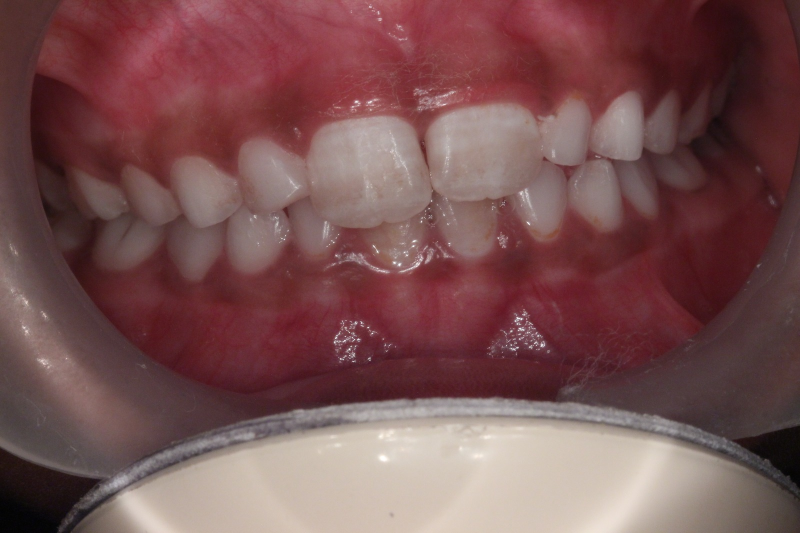
#> input picture DentalFluorosisJan24/WhatsApp Image 2023-06-28 at 12.13.29 PM (1).jpeg, 1600 x 1066 px, given as the content of the folder /er.vishalmishra/Downloads/Fluorosisdataset/NormalTeethJan24, which was not available (shown at 1/2 size)
$ python main.py
#> lines starting #> are read from the running program, lines starting #| are printed output that depends on the picture; pictures that were not available may be replaced by others from this repository, and a replacement may not be noted
import os
import cv2
import numpy as np
from sklearn.svm import SVC
from sklearn.preprocessing import StandardScaler
import matplotlib.pyplot as plt
import joblib

def load_and_resize_images(folder, target_size=(100, 100)):
    images = []
    for filename in os.listdir(folder):
        img = cv2.imread(os.path.join(folder, filename), cv2.IMREAD_GRAYSCALE)
        if img is not None:
            img_resized = cv2.resize(img, target_size)

            img_flat = img_resized.flatten()

            print(f"Loaded and Resized Image: {filename}, Original Shape: {img.shape}, Resized Shape: {img_resized.shape}, Flattened Shape: {img_flat.shape}")

            images.append((filename, img_flat))

    return images

normal_images = load_and_resize_images("/Users/er.vishalmishra/Downloads/Fluorosisdataset/NormalTeethJan24")
#> in load_and_resize_images, `img = cv2.imread(os.path.join(folder, filename), cv2.IMREAD_GRAYSCALE)`:
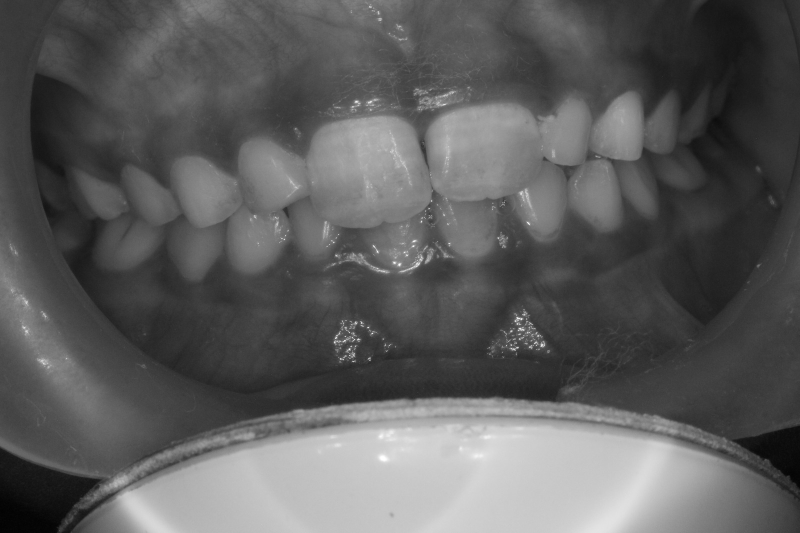
#> img: shape (1066, 1600) (shown at 1/2 size); min 0, max 255, mean 92.8
#> in load_and_resize_images, `img_resized = cv2.resize(img, target_size)`:
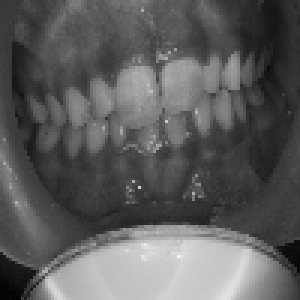
#> img_resized: shape (100, 100) (shown 3 times larger); min 3, max 243, mean 92.6
#> in load_and_resize_images, `img_flat = img_resized.flatten()`: img_flat = 10000 values, max 243 at index 8559, min 3 at index 9704, mean 92.59
#| Loaded and Resized Image: WhatsApp Image 2023-06-28 at 12.13.29 PM (1).jpeg, Original Shape: (1066, 1600), Resized Shape: (100, 100), Flattened Shape: (10000,)
#> normal_images = 1 item
patient_images = load_and_resize_images("/Users/er.vishalmishra/Downloads/Fluorosisdataset/DentalFluorosisJan24")
#| Loaded and Resized Image: WhatsApp Image 2023-06-28 at 12.13.29 PM (1).jpeg, Original Shape: (1066, 1600), Resized Shape: (100, 100), Flattened Shape: (10000,)
#> pass 2 of the loop in load_and_resize_images, `for filename in os.listdir(folder):`:
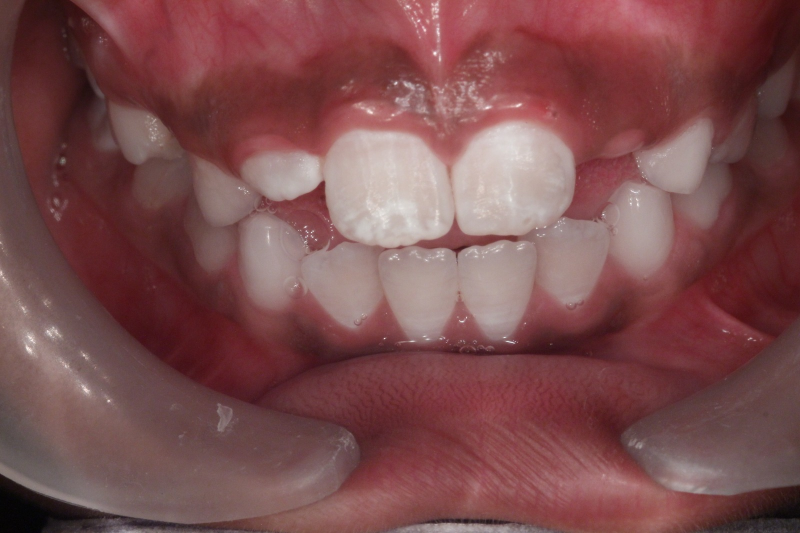
#> input picture DentalFluorosisJan24/WhatsApp Image 2023-06-28 at 12.13.30 PM.jpeg, 1600 x 1066 px, found by its file name (shown at 1/2 size)
#> in load_and_resize_images (call 2), `img = cv2.imread(os.path.join(folder, filename), cv2.IMREAD_GRAYSCALE)`:
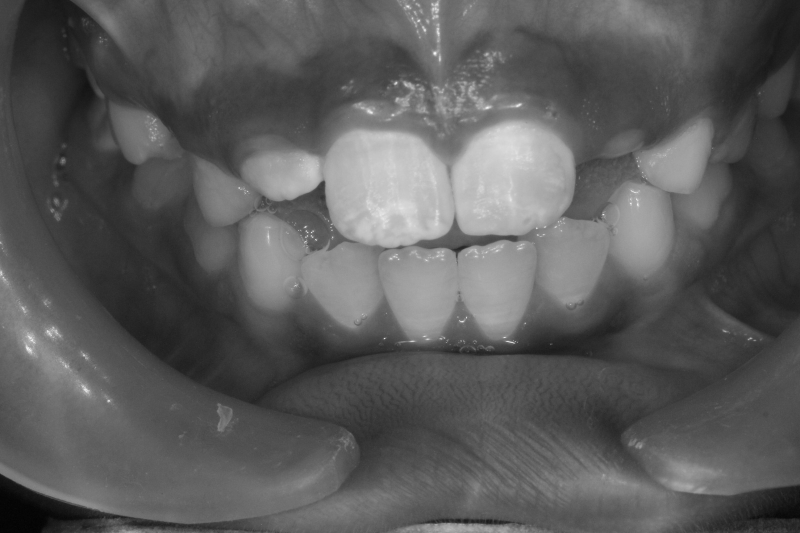
#> img: shape (1066, 1600) (shown at 1/2 size); min 0, max 255, mean 91.5
#> in load_and_resize_images (call 2), `img_resized = cv2.resize(img, target_size)`:
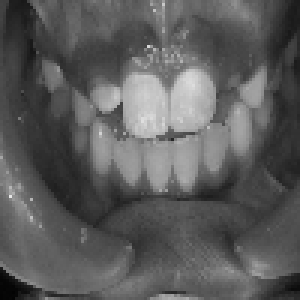
#> img_resized: shape (100, 100) (shown 3 times larger); min 3, max 230, mean 91.4
#> img_flat = 10000 values, max 230 at index 6503, min 3 at index 9704, mean 91.44
#| Loaded and Resized Image: WhatsApp Image 2023-06-28 at 12.13.30 PM.jpeg, Original Shape: (1066, 1600), Resized Shape: (100, 100), Flattened Shape: (10000,)
#> pass 3 of the loop in load_and_resize_images, `for filename in os.listdir(folder):`:
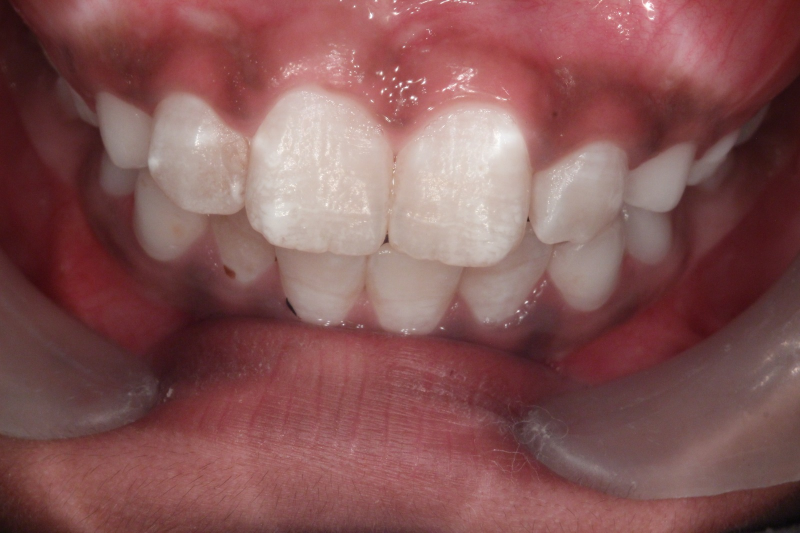
#> input picture DentalFluorosisJan24/WhatsApp Image 2023-06-28 at 12.13.31 PM (1).jpeg, 1600 x 1066 px, found by its file name (shown at 1/2 size)
#> in load_and_resize_images (call 2), `img = cv2.imread(os.path.join(folder, filename), cv2.IMREAD_GRAYSCALE)`:
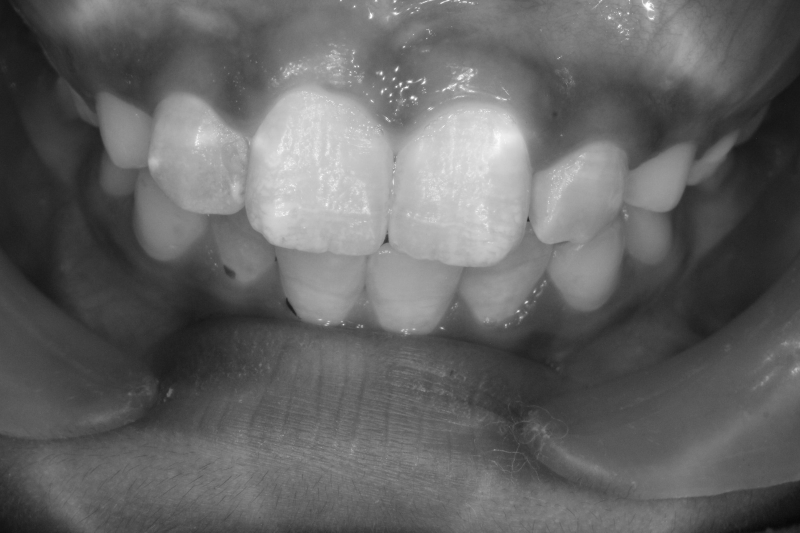
#> img: shape (1066, 1600) (shown at 1/2 size); min 7, max 255, mean 100.1
#> in load_and_resize_images (call 2), `img_resized = cv2.resize(img, target_size)`:
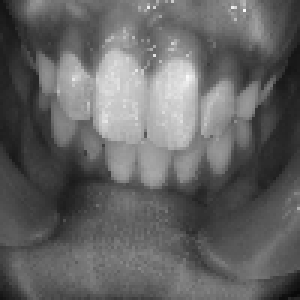
#> img_resized: shape (100, 100) (shown 3 times larger); min 9, max 251, mean 100
#> img_flat = 10000 values, max 251 at index 381, min 9 at index 9799, mean 100
#| Loaded and Resized Image: WhatsApp Image 2023-06-28 at 12.13.31 PM (1).jpeg, Original Shape: (1066, 1600), Resized Shape: (100, 100), Flattened Shape: (10000,)
#> the loop made 4 passes; the first 3 are shown

min_samples = min(len(normal_images), len(patient_images))

print(f"Number of normal samples: {len(normal_images)}")
#| Number of normal samples: 1
print(f"Number of patient samples: {len(patient_images)}")
print(f"Minimum number of samples: {min_samples}")

normal_labels = np.zeros(min_samples)
#> normal_labels = [0]
patient_labels = np.ones(min_samples)
#> patient_labels = [1]

X = np.vstack((np.array([img[1] for img in normal_images[:min_samples]]),
               np.array([img[1] for img in patient_images[:min_samples]])))

print(f"Shape of X after stacking: {X.shape}")
#| Shape of X after stacking: (2, 10000)

y = np.concatenate((normal_labels, patient_labels))
#> y = [0, 1]

scaler = StandardScaler()
X_scaled = scaler.fit_transform(X)

classifier = SVC(kernel='linear')
classifier.fit(X_scaled, y)

joblib.dump((classifier, scaler), 'svm_model_with_scaling.pkl')

loaded_model, loaded_scaler = joblib.load('svm_model_with_scaling.pkl')

user_input = input("Enter the path of the image you want to predict: ")
#> the answer given: DentalFluorosisJan24/WhatsApp Image 2023-06-28 at 12.13.29 PM (1).jpeg
user_image = cv2.imread(user_input, cv2.IMREAD_GRAYSCALE)

if user_image is None:
    print("Error: Unable to load the image.")
else:
    user_image_resized = cv2.resize(user_image, (100, 100))

    user_features = user_image_resized.flatten()
#> user_features = 10000 values, max 243 at index 8559, min 3 at index 9704, mean 92.59
    user_features_scaled = loaded_scaler.transform(user_features.reshape(1, -1))

    user_prediction = loaded_model.predict(user_features_scaled)
#> user_prediction = [1]

    plt.imshow(user_image_resized, cmap='gray')
    plt.title(f"Predicted: {'Patient' if user_prediction == 1 else 'Normal'}")
    plt.show()
